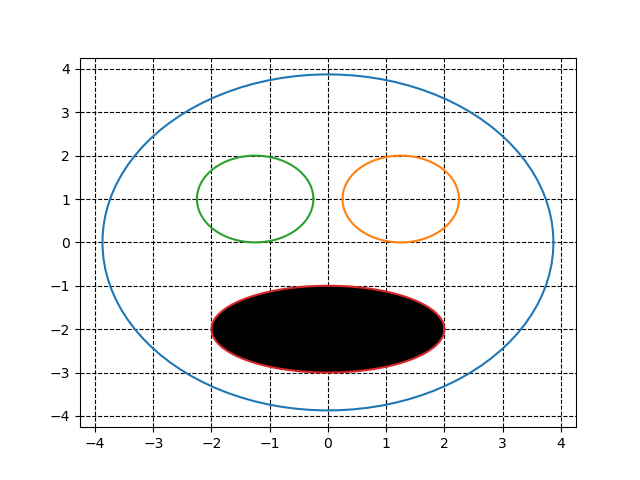

Python code for this plot:
import math
import matplotlib.pyplot as plt
import numpy as np
def circle(radio,a,b):
    theta = np.linspace(0,2*np.pi,100)
    r = np.sqrt(radio)
    x1 = r*np.cos(theta)+a
    x2 = r*np.sin(theta)+b
    return(x1,x2)
def elipsis():
    u=0.     #x-position of the center
    v=-2    #y-position of the center
    a=2.     #radius on the x-axis
    b=1    #radius on the y-axis
    t = np.linspace(0, 2*np.pi, 100)
    plt.plot( u+a*np.cos(t) , v+b*np.sin(t) )
    plt.grid(color='k',linestyle='--')
    plt.fill(u+a*np.cos(t) , v+b*np.sin(t),'k')
    plt.show()
x,y = circle(15,0,0)
x1,y1 = circle(1,1.25,1)
x2,y2 = circle(1,-1.25,1)
plt.plot(x,y)
plt.plot(x1,y1)
plt.plot(x2,y2)
elipsis()
plt.show()
